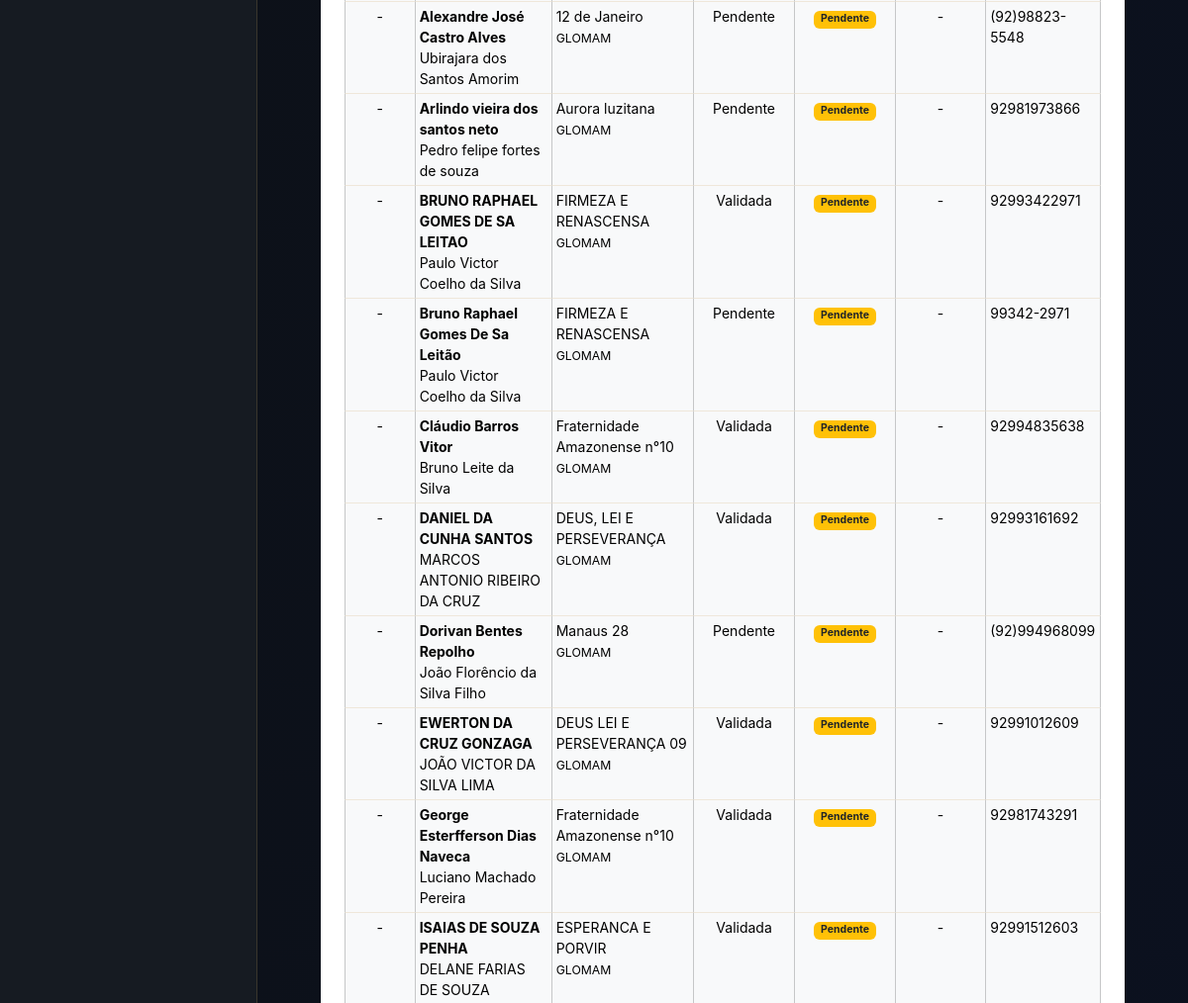
The page /relatorios/ (middle part) on the database as committed earlier.
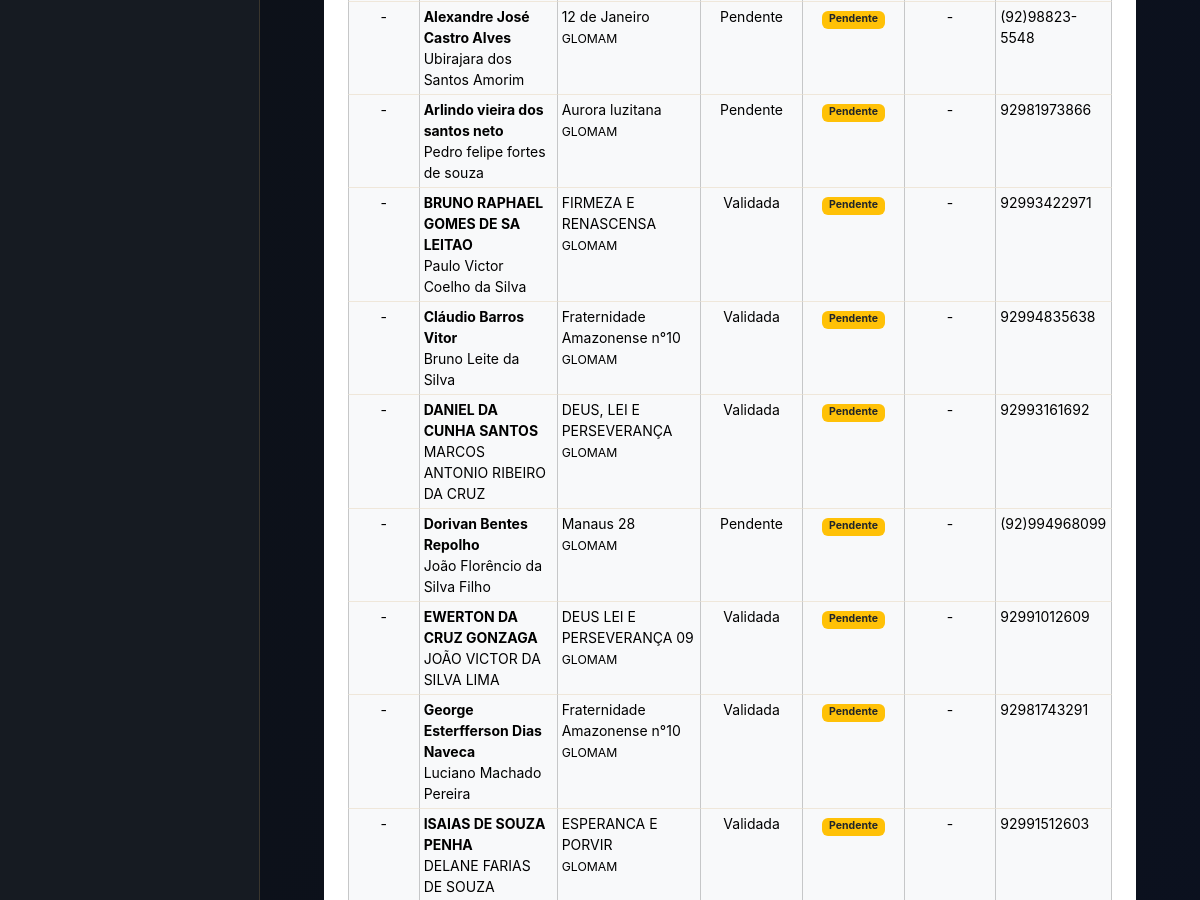
The same page on the database as committed later.
### dashboard/models.py (models this page shows, shortened)
class Dupla(models.Model):
    STATUS_CHOICES = [
        ('Pendente', 'Pendente'),
        ('Confirmado', 'Confirmado'),
    ]
    STATUS_INSCRICAO_CHOICES = [
        ('Pendente', 'Pendente'),
        ('Validada', 'Validada'),
        ('Inscrita', 'Inscrita'),
        ('Cancelada', 'Cancelada'),
        ('Teste', 'Teste'),
        ('Impugnada', 'Impugnada'),
        ('Eliminada', 'Eliminada'),
    ]
    status_inscricao = models.CharField(
        'Status da Inscrição',
        max_length=20,
        choices=STATUS_INSCRICAO_CHOICES,
        default='Pendente'
    )
    purgado = models.BooleanField('Registro Purgado?', default=False, help_text='Marcado quando o usuário deleta a inscrição na UI')
    origem = models.CharField(
        'Origem da Inscrição',
        max_length=50,
        choices=[('Eletrônico', 'Eletrônico (Google Forms)'), ('Manual', 'Ficha Manual (Física)')],
        default='Eletrônico'
    )
    data_hora = models.CharField('Data da Inscrição', max_length=100, blank=True, null=True)
    nome_jogador1 = models.CharField(max_length=200, verbose_name="Nome J1")
    apelido_jogador1 = models.CharField(max_length=100, blank=True, null=True, verbose_name="Apelido J1")
    cim_jogador1 = models.CharField(max_length=50, blank=True, null=True, verbose_name="CIM J1")
    idade_jogador1 = models.PositiveIntegerField('Idade J1', blank=True, null=True)
    profissao_jogador1 = models.CharField('Profissão J1', max_length=150, blank=True, null=True)
    telefone_jogador1 = models.CharField('Telefone J1', max_length=20, blank=True, null=True)
    email_jogador1 = models.EmailField('E-mail J1', blank=True, null=True)
    potencia_jogador1 = models.ForeignKey('Potencia', on_delete=models.SET_NULL, null=True, blank=True, related_name='jogadores1')
    loja_jogador1 = models.CharField('Loja Jogador 1', max_length=200, blank=True, null=True)
    nome_jogador2 = models.CharField('Nome Jogador 2', max_length=200, blank=True, null=True)
    apelido_jogador2 = models.CharField('Apelido J2', max_length=100, blank=True, null=True)
    cim_jogador2 = models.CharField(max_length=50, blank=True, null=True, verbose_name="CIM J2")
    idade_jogador2 = models.PositiveIntegerField('Idade J2', blank=True, null=True)
    profissao_jogador2 = models.CharField('Profissão J2', max_length=150, blank=True, null=True)
    telefone_jogador2 = models.CharField('Telefone J2', max_length=20, blank=True, null=True)
    email_jogador2 = models.EmailField('E-mail J2', blank=True, null=True)
    potencia_jogador2 = models.ForeignKey('Potencia', on_delete=models.SET_NULL, null=True, blank=True, related_name='jogadores2')
    loja_jogador2 = models.CharField('Loja Jogador 2', max_length=200, blank=True, null=True)
    acompanhantes_j1_adultos = models.PositiveIntegerField('Adultos J1', default=0)
    acompanhantes_j1_criancas = models.PositiveIntegerField('Crianças J1', default=0)
    acompanhantes_j2_adultos = models.PositiveIntegerField('Adultos J2', default=0)
    acompanhantes_j2_criancas = models.PositiveIntegerField('Crianças J2', default=0)
    status_pagamento = models.CharField(
        'Status do Pagamento',
        max_length=50,
        choices=STATUS_CHOICES,
        default='Pendente'
    )
    comprovante = models.OneToOneField('Comprovante', on_delete=models.SET_NULL, null=True, blank=True, related_name='dupla')
    ficha_inscricao = models.OneToOneField('FichaInscricao', on_delete=models.SET_NULL, null=True, blank=True, related_name='dupla')
    class Meta:
        verbose_name = 'Dupla'
        verbose_name_plural = 'Duplas'
        unique_together = ('nome_jogador1', 'nome_jogador2', 'data_hora')

class Potencia(models.Model):
    nome_completo = models.CharField('Nome Completo', max_length=200, unique=True)
    sigla = models.CharField('Sigla', max_length=50, unique=True)
    meta_inscricoes = models.PositiveIntegerField('Meta de Inscrições', default=0)
    class Meta:
        verbose_name = 'Potência'
        verbose_name_plural = 'Potências'

### dashboard/views.py (the view)
# urls.py: path('relatorios/', views.relatorios, name='relatorios'),
def relatorios(request):
    from .models import Dupla
    duplas = Dupla.objects.filter(purgado=False).select_related('potencia_jogador1').order_by('potencia_jogador1__nome_completo', 'nome_jogador1')
    agrupamento = request.GET.get('agrupamento', 'geral') # geral, potencia, loja
    status = request.GET.get('status', 'todos')
    if status == 'confirmados':
        duplas = duplas.filter(status_pagamento='Confirmado')
    elif status == 'pendentes':
        duplas = duplas.filter(status_pagamento='Pendente')
    duplas_todas = Dupla.objects.filter(purgado=False).order_by('comprovante__data_hora')
    rank_dict = {}
    rank = 1
    for d in duplas_todas:
        if d.comprovante_id and d.comprovante.data_hora:
            rank_dict[d.id] = rank
            rank += 1
    duplas_list = list(duplas)
    for d in duplas_list:
        d.numero = rank_dict.get(d.id, None)
    context = {
        'duplas': duplas_list,
        'agrupamento': agrupamento,
        'status': status
    }
    return render(request, 'relatorios.html', context)

### templates/relatorios.html (shortened to what this page needs)
{% load static %}
<!DOCTYPE html>
<html lang="pt-BR" data-bs-theme="dark">
<head>
    <link href="https://cdn.jsdelivr.net/npm/bootstrap@5.3.2/dist/css/bootstrap.min.css" rel="stylesheet">
    <link rel="stylesheet" href="https://cdnjs.cloudflare.com/ajax/libs/font-awesome/6.4.0/css/all.min.css">
    <link rel="stylesheet" href="{% static 'css/style.css' %}">
    <link rel="stylesheet" href="https://cdn.datatables.net/1.13.6/css/dataTables.bootstrap5.min.css">
</head>
<body>
<div class="dashboard-container">
    <aside class="sidebar no-print">
        <nav class="sidebar-nav">
        </nav>
    </aside>
    <main class="main-content" style="height: 100vh; overflow-y: auto;">
        <div class="container-fluid px-4 py-4">
            <div class="gestao-card p-4 print-area" data-bs-theme="light" style="background-color: white; color: black; min-height: 800px;">
                {% if agrupamento == 'geral' %}
                    {% include 'relatorios_tabela.html' with duplas=duplas %}
                {% endif %}
            </div>
        </div>
    </main>
</div>
</body>
</html>

### templates/relatorios_tabela.html (shortened to what this page needs)
<table class="table table-bordered table-sm relatorio-dt table-light" style="font-size: 12px; width: 100%;">
    <tbody>
        {% for dupla in duplas %}
        <tr>
            <td class="text-center" data-sort="{% if dupla.numero %}{{ dupla.numero }}{% else %}999999{% endif %}">{% if dupla.numero %}{{ dupla.numero }}{% else %}-{% endif %}</td>
            <td>
                <strong>{{ dupla.nome_jogador1 }}</strong><br>
                {% if dupla.nome_jogador2 %}{{ dupla.nome_jogador2 }}{% else %}Sem Parceiro{% endif %}
            </td>
            <td>
                {{ dupla.loja_jogador1|default:"-" }}<br>
                <small>{{ dupla.potencia_jogador1.sigla|default:"-" }}</small>
            </td>
            <td class="text-center">{{ dupla.status_inscricao }}</td>
            <td class="text-center">
                {% if dupla.status_pagamento == 'Confirmado' %}
                    <span class="badge bg-success">Confirmado</span>
                {% else %}
                    <span class="badge bg-warning text-dark">Pendente</span>
                {% endif %}
            </td>
            <td class="text-center" data-sort="{% if dupla.comprovante and dupla.comprovante.data_hora %}{{ dupla.comprovante.data_hora|date:'YmdHis' }}{% else %}00000000000000{% endif %}">
                {% if dupla.comprovante and dupla.comprovante.data_hora %}
                    {{ dupla.comprovante.data_hora|date:"d/m/Y H:i" }}
                {% else %}
                    -
                {% endif %}
            </td>
            <td>{{ dupla.telefone_jogador1|default:"-" }}</td>
        </tr>
        {% endfor %}
    </tbody>
</table>

Rows that differ between the two databases and show on the page:
no longer on this page (row edited): Dupla: nome_jogador1 "Bruno Raphael Gomes De Sa Leitão", nome_jogador2 "Paulo Victor Coelho da Silva", loja_jogador1 "FIRMEZA E RENASCENSA", potencia_jogador1.sigla "GLOMAM", status_inscricao "Pendente", status_pagamento "Pendente", telefone_jogador1 "99342-2971"
